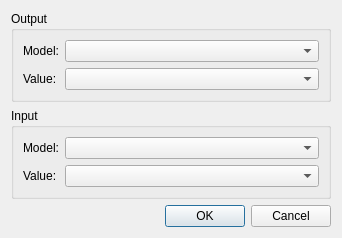
<?xml version="1.0" encoding="UTF-8"?>
<ui version="4.0">
 <class>ConnectionAddDialog</class>
 <widget class="QDialog" name="ConnectionAddDialog">
  <property name="geometry">
   <rect>
    <x>0</x>
    <y>0</y>
    <width>342</width>
    <height>215</height>
   </rect>
  </property>
  <property name="windowTitle">
   <string>Add Connection</string>
  </property>
  <layout class="QVBoxLayout" name="verticalLayout">
   <item>
    <widget class="QGroupBox" name="outputGroupBox">
     <property name="title">
      <string>Output</string>
     </property>
     <layout class="QGridLayout" name="gridLayout" columnstretch="0,1">
      <item row="0" column="0">
       <widget class="QLabel" name="outputModelLabel">
        <property name="text">
         <string>Model:</string>
        </property>
       </widget>
      </item>
      <item row="0" column="1">
       <widget class="QComboBox" name="outputModelComboBox"/>
      </item>
      <item row="1" column="0">
       <widget class="QLabel" name="outputValueLabel">
        <property name="text">
         <string>Value:</string>
        </property>
       </widget>
      </item>
      <item row="1" column="1">
       <widget class="QComboBox" name="outputValueComboBox"/>
      </item>
     </layout>
    </widget>
   </item>
   <item>
    <widget class="QGroupBox" name="inputGroupBox">
     <property name="title">
      <string>Input</string>
     </property>
     <layout class="QGridLayout" name="gridLayout_2" columnstretch="0,1">
      <item row="0" column="0">
       <widget class="QLabel" name="inputModelLabel">
        <property name="text">
         <string>Model:</string>
        </property>
       </widget>
      </item>
      <item row="0" column="1">
       <widget class="QComboBox" name="inputModelComboBox"/>
      </item>
      <item row="1" column="0">
       <widget class="QLabel" name="inputValueLabel">
        <property name="text">
         <string>Value:</string>
        </property>
       </widget>
      </item>
      <item row="1" column="1">
       <widget class="QComboBox" name="inputValueComboBox"/>
      </item>
     </layout>
    </widget>
   </item>
   <item>
    <spacer name="verticalSpacer">
     <property name="orientation">
      <enum>Qt::Vertical</enum>
     </property>
     <property name="sizeHint" stdset="0">
      <size>
       <width>20</width>
       <height>2</height>
      </size>
     </property>
    </spacer>
   </item>
   <item>
    <widget class="QDialogButtonBox" name="buttonBox">
     <property name="orientation">
      <enum>Qt::Horizontal</enum>
     </property>
     <property name="standardButtons">
      <set>QDialogButtonBox::Cancel|QDialogButtonBox::Ok</set>
     </property>
    </widget>
   </item>
  </layout>
 </widget>
 <resources/>
 <connections>
  <connection>
   <sender>buttonBox</sender>
   <signal>accepted()</signal>
   <receiver>ConnectionAddDialog</receiver>
   <slot>accept()</slot>
   <hints>
    <hint type="sourcelabel">
     <x>248</x>
     <y>254</y>
    </hint>
    <hint type="destinationlabel">
     <x>157</x>
     <y>274</y>
    </hint>
   </hints>
  </connection>
  <connection>
   <sender>buttonBox</sender>
   <signal>rejected()</signal>
   <receiver>ConnectionAddDialog</receiver>
   <slot>reject()</slot>
   <hints>
    <hint type="sourcelabel">
     <x>316</x>
     <y>260</y>
    </hint>
    <hint type="destinationlabel">
     <x>286</x>
     <y>274</y>
    </hint>
   </hints>
  </connection>
 </connections>
</ui>
